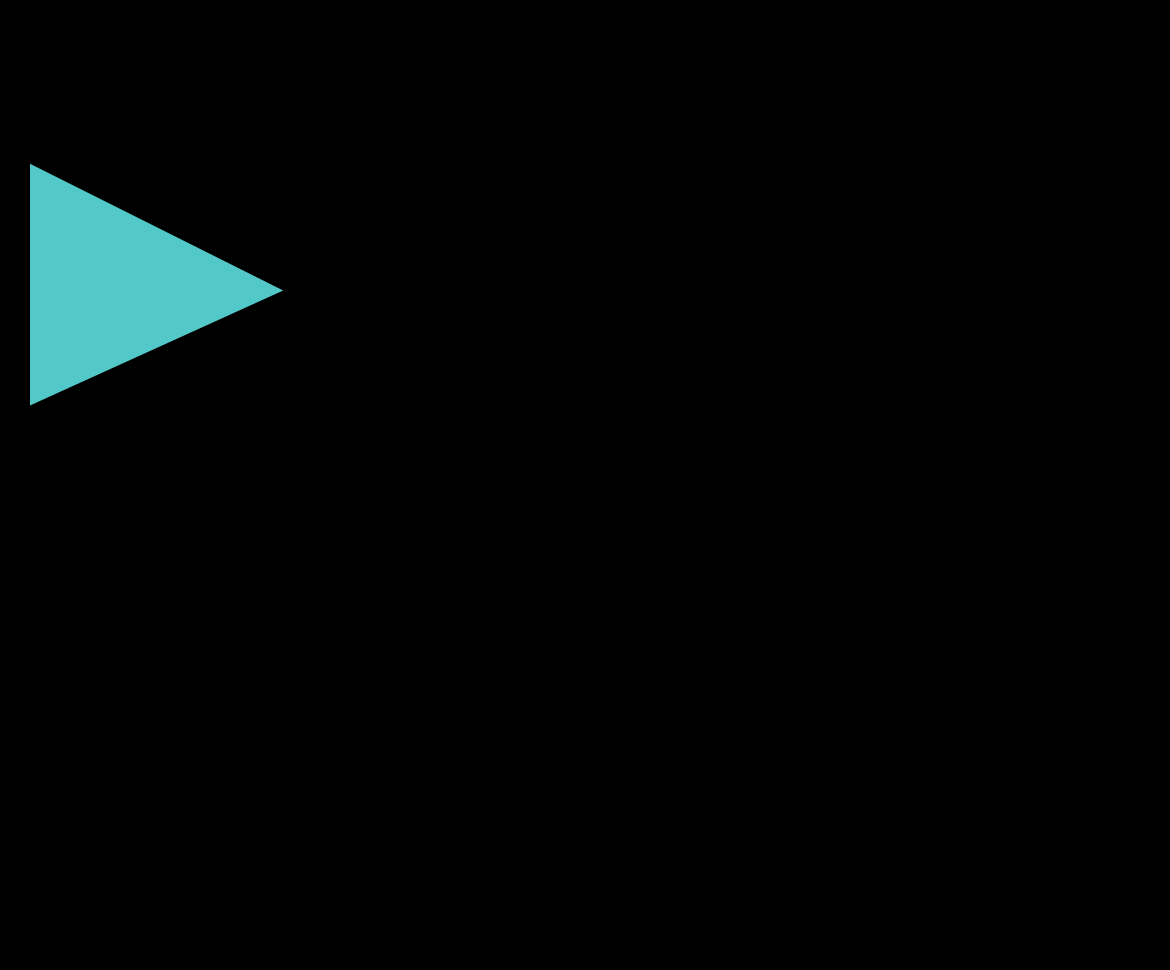
Frame 1 (no input)
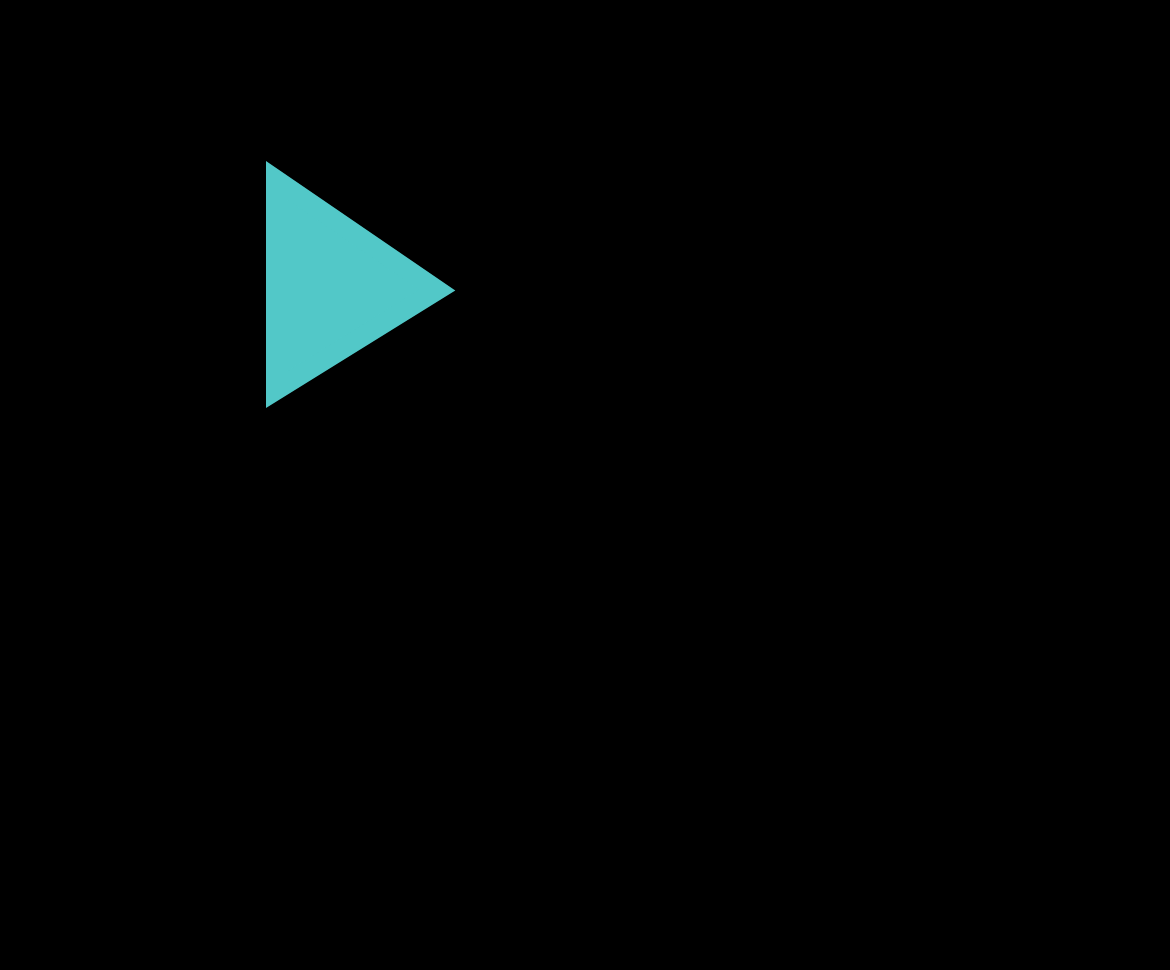
Frame 60 (no input)
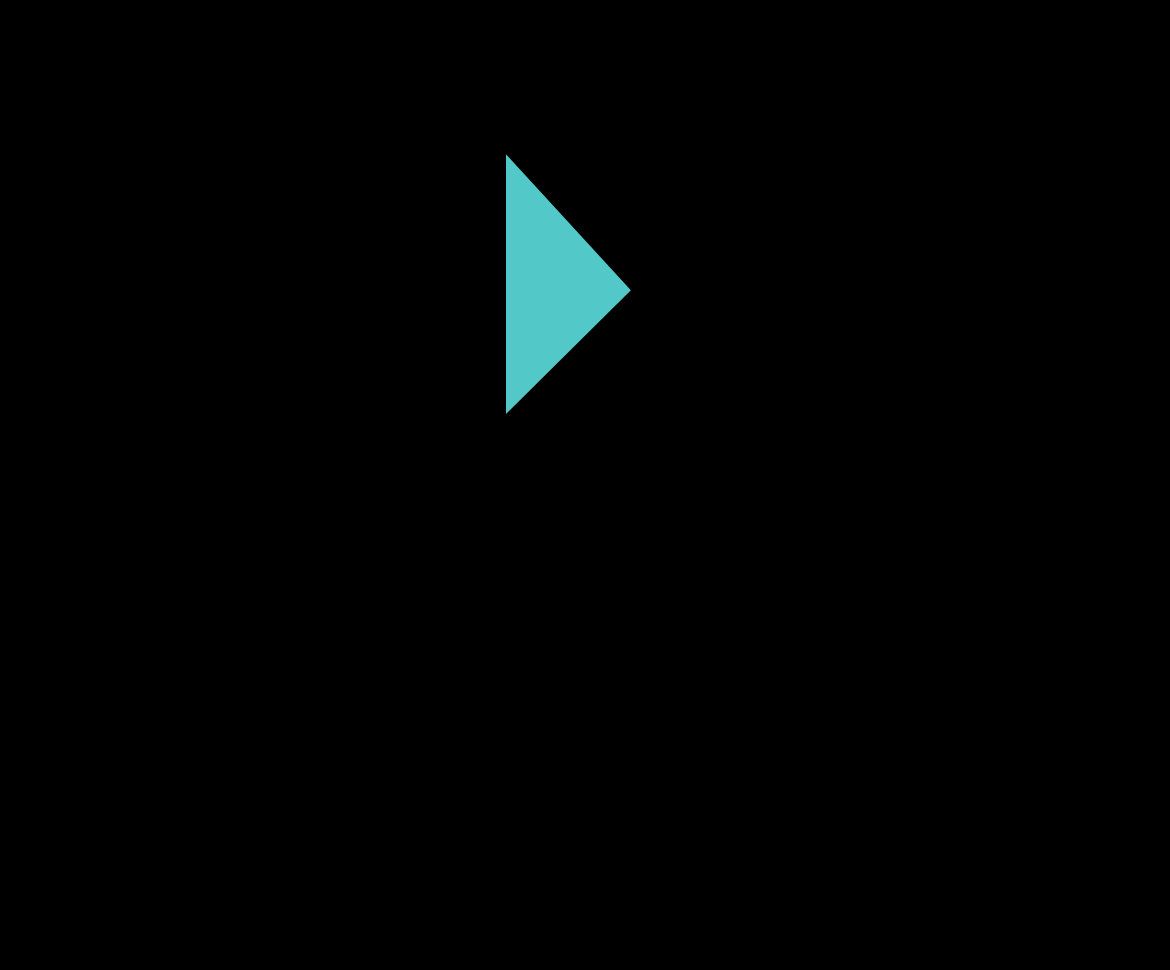
Frame 120 (the mouse pressed at the canvas centre since frame 60)

The p5.js sketch that drew these frames (run headless with seeded random() and noise() and a simulated clock; from frame 60 on, the mouse is pressed at the canvas centre):

// p5.js sketch
// ── sketch.js
function setup() {
    createCanvas(windowWidth - 30, windowHeight - 30);
}

var x = 40;
var y = 260;
var speed1 = 4;
var speed2 = 3;

function draw() {
    background('black');
    stroke(82, 200, 200);
    strokeWeight(20);
    fill(82, 200, 200);
    triangle(x, 180, x, 390, y, 290);
    x = x + speed1;
    y = y + speed2;
    if (y > width || x < 0) {
	speed1 = speed1 * -1;
	speed2 = speed2 * -1;
    }
}

// ── main.css
html, body {
    height: 100%;
}
    body {
    margin: 0;
    display: flex;
        
    justify-content: center;
    align-items: center;
}

// ── main.html
<html>
  <head>
    <link rel="stylesheet" href="main.css">
    <script src="https://cdn.jsdelivr.net/npm/p5@1.7.0/lib/p5.js"></script>
    <script src="sketch.js"></script>
  </head>
  <body>
    <main>
    </main>
  </body>
</html>
